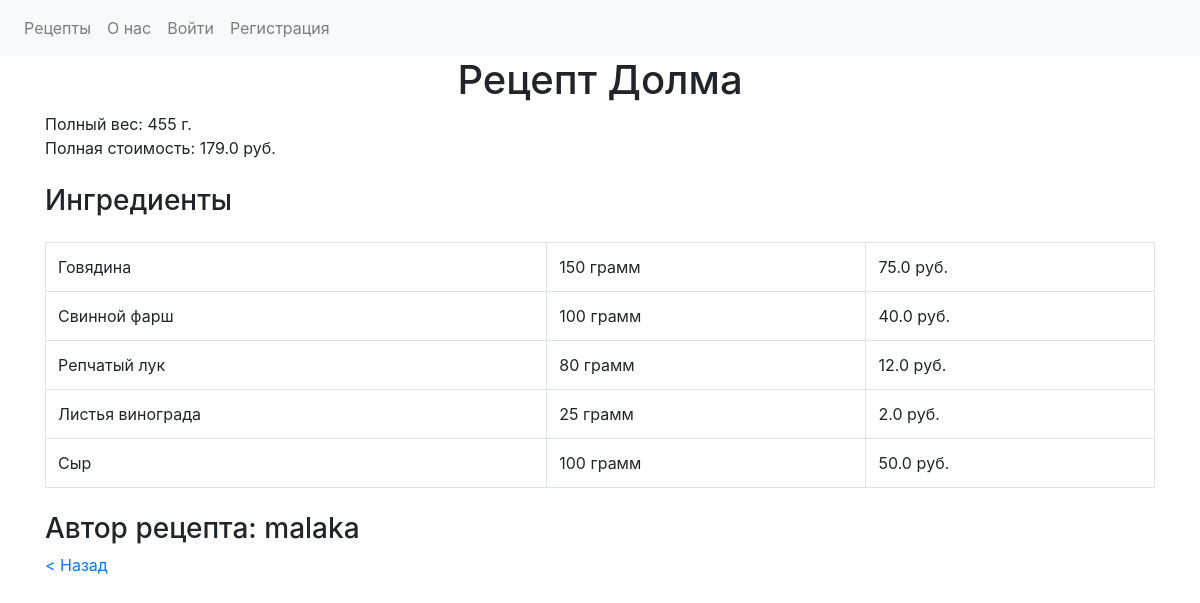
Page /recipe/1/ on the committed database.
### recipe_catalog/models.py (models this page shows, shortened)
class Recipe(models.Model):
    id = models.AutoField(primary_key=True)
    name = models.CharField(max_length=255, unique=True)
    author = models.ForeignKey(User, on_delete=models.CASCADE)
    ingredients = models.ManyToManyField(Ingredient, through='RecipeIngredients')

class Ingredient(models.Model):
    id = models.AutoField(primary_key=True)
    name = models.CharField(max_length=255, unique=True)
    measuring = models.CharField(max_length=255)
    cost = models.FloatField(validators=[MinValueValidator(0.01)])

### recipe_catalog/views.py (the view)
# urls.py: path('recipe/<int:pk>/', recipe_details, name='receipt'),
def recipe_details(request, pk):
    if not check_recipe_existence(pk):
        raise Http404("Рецепт не найден")
    recipe = Recipe.objects.get(pk=pk)
    recipe_ingredients = RecipeIngredients.objects.filter(recipe=recipe)
    ingredients_list = [
        {
            'id': recipe_ingredient.ingredient.id,
            'name': recipe_ingredient.ingredient.name,
            'measuring': recipe_ingredient.ingredient.measuring,
            'measure': recipe_ingredient.measure,
            'measure_weight': recipe_ingredient.measure_weight,
            'cost': recipe_ingredient.measure *
                    recipe_ingredient.ingredient.cost,
        }
        for recipe_ingredient in recipe_ingredients
    ]
    total_cost = sum([ingredient['cost'] for ingredient in ingredients_list])
    total_weight = sum([ingredient['measure_weight'] * ingredient['measure']
                      for ingredient in ingredients_list])
    context = {
        "recipe": recipe,
        "recipe_ingredients": ingredients_list,
        "total_cost": total_cost,
        "total_weight": total_weight
    }
    return render(request, RECIPE_TEMPLATE_NAME, context)

### recipe_catalog/utils.py (called while the page is built)
def check_recipe_existence(recipe_id):
    try:
        Recipe.objects.get(id=recipe_id)
        return True
    except Recipe.DoesNotExist:
        return False

### templates/recipe_catalog/recipe.html
{% extends '../base.html' %}
{% block maintitle %}
 Рецепт {{recipe.name}}
{% endblock %}
{% block content %}
 <p>
 Полный вес: {{ total_weight}} г. <br>
 Полная стоимость: {{ total_cost }} руб.
 </p>
 <h3 class="mt-4">Ингредиенты</h3>
 <table class="table table-bordered mt-4">
  {% for ingredient in recipe_ingredients %}
      <tr>
          <td>{{ingredient.name}}</td>
          <td>{{ingredient.measure }} {{ingredient.measuring }}</td>
          <td>{{ingredient.cost }} pуб.</td>
      </tr>
  {% endfor %}
 </table>
    <h3 class="mt-4">Автор рецепта: {{ recipe.author.username }}</h3>
<a href="{% url 'main' %}">< Назад</a>
{% endblock %}

### rows in the picture
Recipe: name "Долма", author.username "malaka"
Ingredient: name "Говядина", measuring "грамм"
Ingredient: name "Свинной фарш", measuring "грамм"
Ingredient: name "Репчатый лук", measuring "грамм"
Ingredient: name "Листья винограда", measuring "грамм"
Ingredient: name "Сыр", measuring "грамм"

### other values in the picture
{{ total_weight }} "455"
{{ total_cost }} "179.0"
{{ ingredient.measure }} "150" "100" "80" "25" "100"
{{ ingredient.cost }} "75.0" "40.0" "12.0" "2.0" "50.0"
